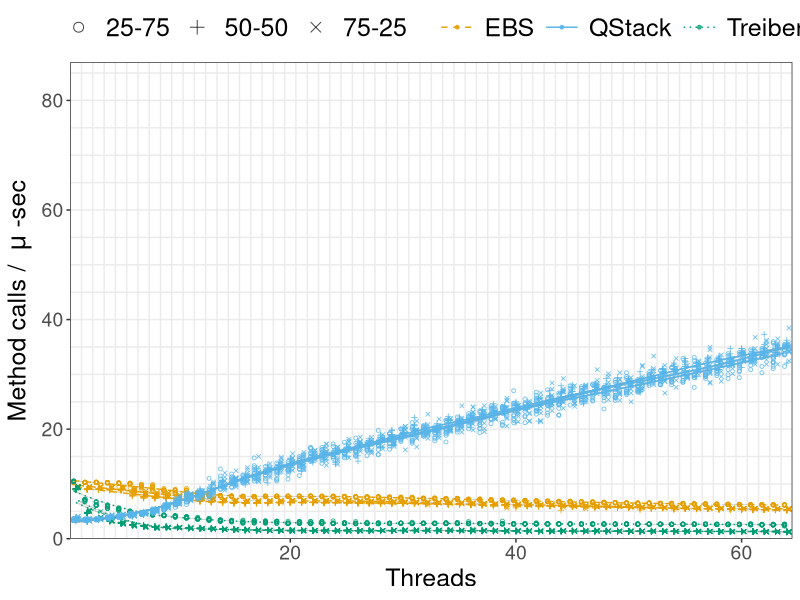
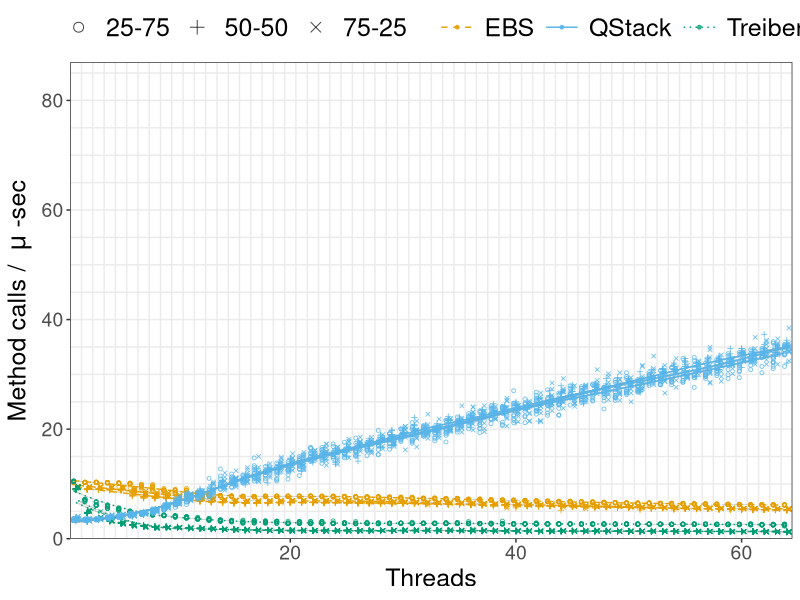

These charts were generated, in order, by the following R code:
# Victor Cook
# Plot Stack results for PODC paper

library(tidyverse)
setwd('/Users/victor/Downloads/resultsQ/StackAMD')

cbbPalette <- c("#E69F00", "#56B4E9", "#009E73", "#F0E442", "#0072B2", "#D55E00", "#CC79A7")

sQ <- read.table('StackAMD.dat', sep = "",header = TRUE)
# type	mix	threads	ms	ops
sQ <- sQ %>% mutate(architecture=as.factor(arch), algorithm=as.factor(type), 
                    mix=as.factor(mix), threads=as.numeric(threads), 
                    ms=as.numeric(ms), ops=as.numeric(ops))
op_per_ms <- sQ$ops / (sQ$ms * 1000)
sQ <- add_column(sQ, op_per_ms)
xOffset <- ifelse(sQ$mix != "25-75", sQ$threads, sQ$threads-0.2)
sQ <- add_column(sQ, xOffset)
sQ$xOffset
sQ$xOffset <- ifelse(sQ$mix != "75-25", sQ$xOffset, sQ$threads+0.2)
sQ$xOffset
summary(sQ)
sQ

cbbPalette <- c("#E69F00", "#56B4E9", "#009E73", "#F0E442") # , "#009E73", "#0072B2", "#D55E00", "#CC79A7")

p3 <- ggplot(data=sQ, aes(x=xOffset, y=op_per_ms, color=algorithm, 
                                  linetype=algorithm, shape=mix)) +  #shape=mix
  geom_smooth(level=0.95, span = 0.33, size=0.5) +
  # stat_smooth(method = "loess", formula = y ~ x, size = 1) +
  geom_point(alpha=0.75, size=1) + # shape=3,
  scale_color_manual(values=cbbPalette) +
  # theme(legend.position="top") +
  scale_linetype_manual(values=c( "dashed", "solid", "dotted", "twodash")) +
  scale_shape_manual(values=c(1, 3, 4)) + 
  scale_x_continuous(expand = c(0, 0), limits = c(0.5, 64.5), 
                     minor_breaks = seq(0.5,64.5,1.0)) + 
  scale_y_continuous(expand = c(0, 0), limits = c(0, 87),
                     minor_breaks = seq(5,87,5)) +
  xlab("Threads") +
  ylab(expression("Method calls / "~mu~"-sec")) + theme_bw() +
  theme(axis.title=element_text(size=18), 
        axis.text=element_text(size=14),
        panel.grid.major.x = element_blank(),
        panel.grid.minor = element_line(size = 0.5),
        legend.text=element_text(size=18),
        #legend.spacing.x = unit(0.1, 'cm'),
        legend.position="top",
        legend.title = element_blank(),
     #   legend.key = element_rect(fill = 'white', size = 2.5),
      #  legend.key.fill = 'white',
        legend.key = element_rect(fill = "white"),
        legend.key.width = unit(1, "cm")) +
   guides(color=guide_legend(override.aes=list(fill=NA))) +
  guides(shape = guide_legend(override.aes = list(size = 3)))
  guides(fill=guide_legend(nrow=2,byrow=TRUE))
p3
ggsave(paste("StackAMDH",".png", sep = ""), p3, "png")
